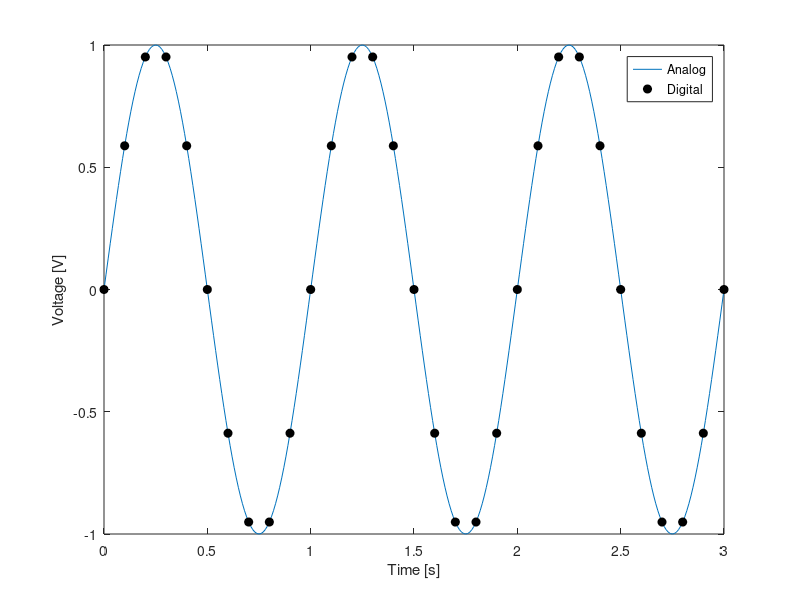

Write the MATLAB code that produced this figure.

dt = 0.1;  
tend = 3;
tt = 0:dt:tend;
ttt = 0:dt/10:tend;
fhz = 1;
w = fhz*2*pi;
yyy = sin(w*ttt);
yy = sin(w*tt);

figure(1)
clf
plot(ttt,yyy)
hold on
plot(tt,yy,'ko','markerfacecolor','k')
xlabel('Time [s]')
ylabel('Voltage [V]')
legend('Analog','Digital')
